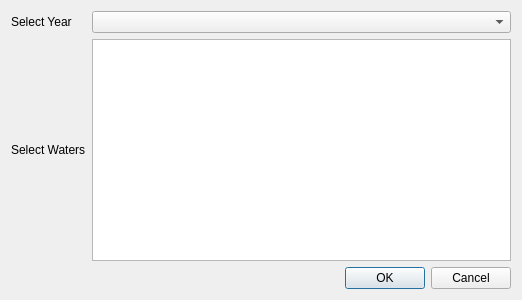
<?xml version="1.0" encoding="UTF-8"?>
<ui version="4.0">
 <class>SelectionWatersDialog</class>
 <widget class="QDialog" name="SelectionWatersDialog">
  <property name="geometry">
   <rect>
    <x>0</x>
    <y>0</y>
    <width>522</width>
    <height>300</height>
   </rect>
  </property>
  <property name="windowTitle">
   <string>Year/Waters Selection</string>
  </property>
  <layout class="QVBoxLayout" name="verticalLayout">
   <item>
    <layout class="QGridLayout" name="gridLayout">
     <item row="0" column="0">
      <widget class="QLabel" name="labelSelectYear">
       <property name="text">
        <string>Select Year</string>
       </property>
       <property name="buddy">
        <cstring>comboSelectYear</cstring>
       </property>
      </widget>
     </item>
     <item row="0" column="1">
      <widget class="QComboBox" name="comboSelectYear"/>
     </item>
     <item row="1" column="0">
      <widget class="QLabel" name="labelSelectWaters">
       <property name="text">
        <string>Select Waters</string>
       </property>
       <property name="buddy">
        <cstring>listWaters</cstring>
       </property>
      </widget>
     </item>
     <item row="1" column="1">
      <widget class="QListWidget" name="listWaters">
       <property name="selectionMode">
        <enum>QAbstractItemView::MultiSelection</enum>
       </property>
       <property name="sortingEnabled">
        <bool>true</bool>
       </property>
      </widget>
     </item>
    </layout>
   </item>
   <item>
    <widget class="QDialogButtonBox" name="dialogButtonBox">
     <property name="orientation">
      <enum>Qt::Horizontal</enum>
     </property>
     <property name="standardButtons">
      <set>QDialogButtonBox::Cancel|QDialogButtonBox::Ok</set>
     </property>
    </widget>
   </item>
  </layout>
 </widget>
 <resources/>
 <connections/>
</ui>
